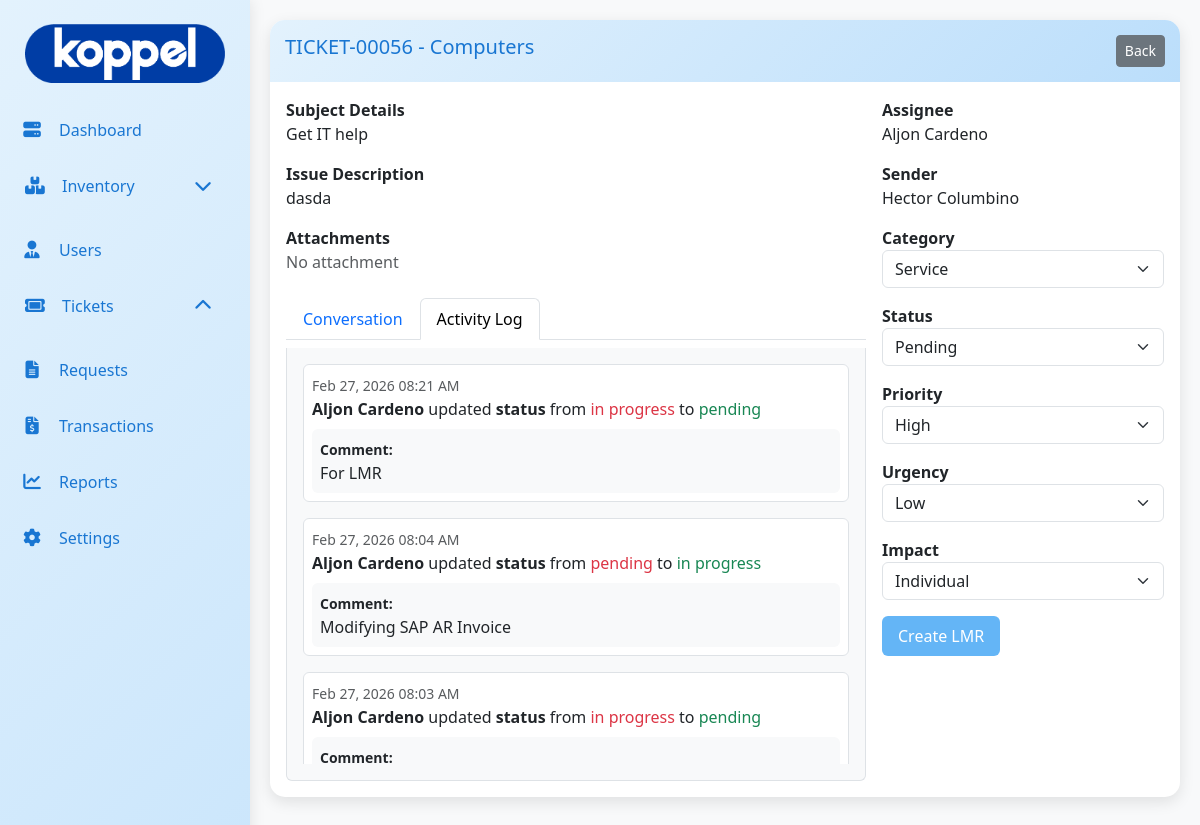
Before: /admin/ticket/view_ticket.php?ticket_id=56 (signed in) with the older database file.
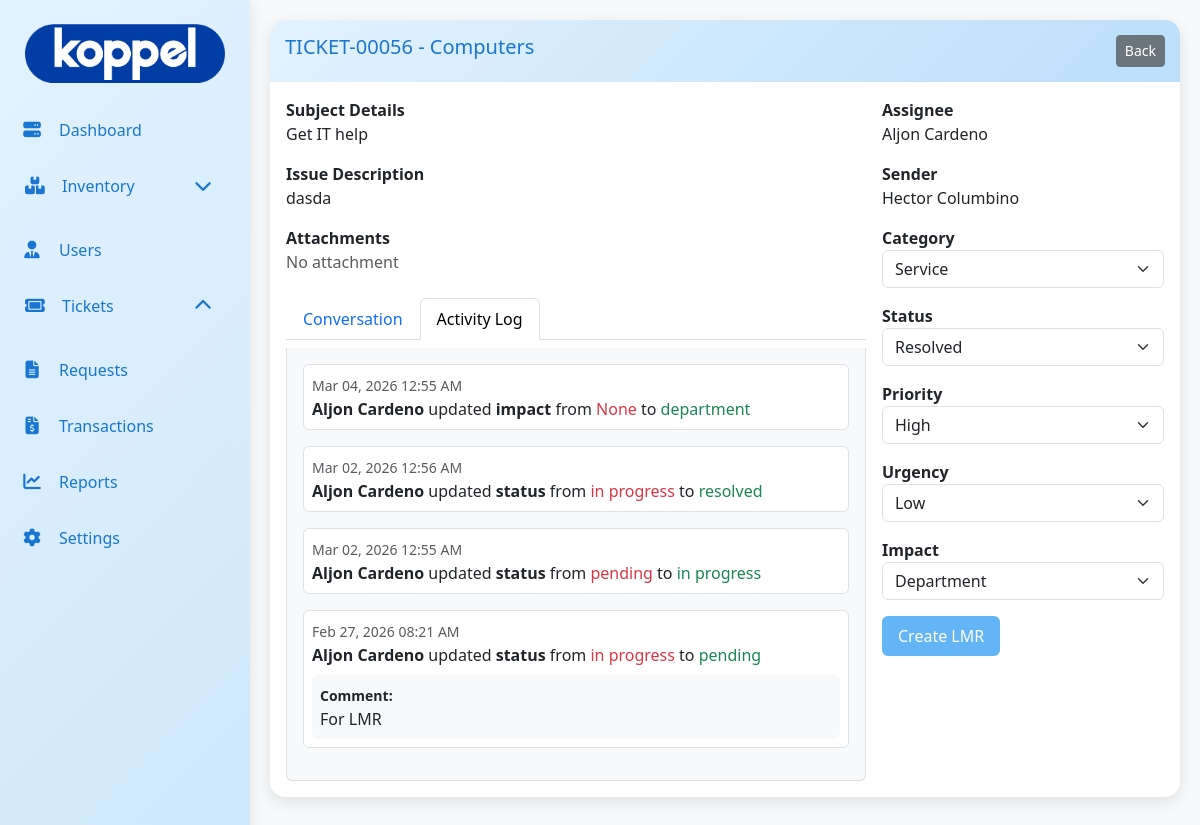
After: the same page with the newer database file.
### tables this page shows
CREATE TABLE `ticket_logs` (
  `log_id` int(11) NOT NULL,
  `ticket_id` int(11) NOT NULL,
  `changed_by` int(11) NOT NULL,
  `action_type` varchar(50) NOT NULL,
  `field_name` varchar(50) NOT NULL,
  `old_value` text DEFAULT NULL,
  `new_value` text DEFAULT NULL,
  `created_at` timestamp NOT NULL DEFAULT current_timestamp(),
  `comment` text DEFAULT NULL,
  `is_public` tinyint(1) DEFAULT 1
);

CREATE TABLE `user_tb` (
  `user_id` int(11) NOT NULL,
  `emp_id` varchar(50) NOT NULL,
  `fullname` varchar(150) NOT NULL,
  `position` varchar(100) NOT NULL,
  `email` varchar(150) DEFAULT NULL,
  `department` varchar(100) DEFAULT NULL,
  `company` varchar(50) NOT NULL,
  `area` varchar(150) NOT NULL,
  `user_type` varchar(30) NOT NULL,
  `date_hired` timestamp NOT NULL DEFAULT current_timestamp() ON UPDATE current_timestamp(),
  `date_resigned` varchar(100) DEFAULT NULL,
  `created_at` timestamp NOT NULL DEFAULT current_timestamp(),
  `password` varchar(255) DEFAULT NULL,
  `is_active` tinyint(1) NOT NULL DEFAULT 1,
  `reset_token` varchar(255) DEFAULT NULL,
  `reset_token_expiry` datetime DEFAULT NULL
);

CREATE TABLE `ticket_tb` (
  `ticket_id` int(11) NOT NULL,
  `ticket_number` varchar(20) DEFAULT NULL,
  `user_id` int(11) DEFAULT NULL,
  `fullname` varchar(100) DEFAULT NULL,
  `email` varchar(100) DEFAULT NULL,
  `company` varchar(100) DEFAULT NULL,
  `department` varchar(100) DEFAULT NULL,
  `priority` varchar(50) NOT NULL,
  `urgency` varchar(50) NOT NULL,
  `impact` varchar(70) NOT NULL,
  `ticket_category` varchar(20) DEFAULT NULL,
  `subject` varchar(150) DEFAULT NULL,
  `subject_details` varchar(200) DEFAULT NULL,
  `issue` text DEFAULT NULL,
  `status` varchar(20) DEFAULT 'open',
  `date_created` timestamp NOT NULL DEFAULT current_timestamp(),
  `assigned_to` int(11) NOT NULL
);

### admin/ticket/view_ticket.php (the view, shortened to what the changed rows need)
<?php
include '../db/db.php';
$currentUserId = $_SESSION['user_id'] ?? null;
$ticket_id = $_GET['ticket_id'] ?? null;
$sql = "SELECT
            t.*,
            u.fullname AS reporter,
            a.fullname AS assignee
        FROM ticket_tb t
        LEFT JOIN user_tb u ON t.user_id = u.user_id
        LEFT JOIN user_tb a ON t.assigned_to = a.user_id
        WHERE t.ticket_id = ?";
        $stmt = $conn->prepare($sql);
        $stmt->bind_param("i", $ticket_id);
        $stmt->execute();
        $ticket = $stmt->get_result()->fetch_assoc();
        $attachStmt = $conn->prepare("
            SELECT file_name, file_path
            FROM ticket_attachments
            WHERE ticket_id = ?
        ");
        $attachStmt->bind_param("i", $ticket_id);
        $attachStmt->execute();
        $attachments = $attachStmt->get_result();
        $finalStatuses = ['closed'];
        $canAssignTicket = !in_array($ticket['status'], $finalStatuses);
        $canEditStatus = (
            $ticket['assigned_to'] == $currentUserId
            && !in_array($ticket['status'], $finalStatuses)
        );
        $statusFlow = [
            'waiting for support' => ['waiting for support','waiting for customer','in progress','escalated','pending','canceled','resolved'],
            'pending' => ['pending','waiting for support','in progress','canceled','resolved'],
            'waiting for customer' => ['waiting for customer','waiting for support','escalated','canceled','resolved'],
            'in progress' => ['in progress','pending','canceled','resolved'],
            'escalated' => ['escalated','in progress'],
            'canceled' => ['canceled','closed', 'reopened'],
            'resolved' => ['resolved','closed', 'reopened'],
            'reopened' => ['reopened','waiting for support','waiting for customer','in progress','escalated','pending','canceled','resolved'],
            'closed' => ['closed']
        ];
        $currentStatus   = $ticket['status'];
        $allowedStatuses = $statusFlow[$currentStatus] ?? [$currentStatus];
?>
<!DOCTYPE html>
<html lang="en">
<head>
<link href="https://cdn.jsdelivr.net/npm/bootstrap@5.3.0/dist/css/bootstrap.min.css" rel="stylesheet">
<link href="../asset/css/main.css" rel="stylesheet">
<link href="../asset/css/menu.css" rel="stylesheet">
</head>
<body>
<div class="main-content d-flex">
<?php include 'ticket_sidebar.php'; ?>
<div class="content flex-grow-1">
<div class="card">
<div class="card-header d-flex justify-content-between">
<h5><?= htmlspecialchars($ticket['ticket_number']) ?> - <?= htmlspecialchars($ticket['subject']) ?></h5>
<a href="#" onclick="window.history.back(); return false;" class="btn btn-secondary btn-sm">Back</a>
</div>
<div class="card-body">
<div class="row g-3">
<div class="col-md-8">
<label class="fw-bold">Subject Details</label>
<div class="mb-3"><?= htmlspecialchars($ticket['subject_details']) ?></div>
<label class="fw-bold">Issue Description</label>
<div class="mb-3"><?= nl2br(htmlspecialchars($ticket['issue'])) ?></div>
<label class="fw-bold">Attachments</label>
<div class="mb-4">
<?php if ($attachments->num_rows > 0): ?>
    <?php while($file = $attachments->fetch_assoc()): ?>
        <div class="d-flex align-items-center mb-2">
        <button
            class="btn btn-sm btn-outline-secondary me-2 preview-file"
            data-file="<?= htmlspecialchars($file['file_path']) ?>"
            data-name="<?= htmlspecialchars($file['file_name']) ?>"
        ><i class="fa-solid fa-eye"></i>
            <?= htmlspecialchars($file['file_name']) ?>
        </button>
            <a href="<?= htmlspecialchars($file['file_path']) ?>"
               download
               class="btn btn-sm btn-outline-primary">
                Download
            </a>
        </div>
    <?php endwhile; ?>
<?php else: ?>
    <span class="text-muted">No attachment</span>
<?php endif; ?>
</div>
<ul class="nav nav-tabs mb-2">
    <li class="nav-item">
    </li>
    <li class="nav-item">
    </li>
</ul>
<div class="tab-content border border-top-0 rounded-bottom p-3 bg-light">
<div class="tab-pane show active" id="activityTab">
<div id="activityLog" style="max-height:400px; overflow-y:auto;">
<?php
$role = $_SESSION['user_type'];
if ($role === 'admin') {
    $logStmt = $conn->prepare("
        SELECT l.*, u.fullname
        FROM ticket_logs l
        JOIN user_tb u ON l.changed_by = u.user_id
        WHERE l.ticket_id = ?
        ORDER BY l.created_at DESC
    ");
}
$logStmt->bind_param("i", $ticket_id);
$logStmt->execute();
$logs = $logStmt->get_result();
while ($log = $logs->fetch_assoc()):
?>
<div class="mb-3 p-2 border rounded bg-white">
    <small class="text-muted"><?= date("M d, Y h:i A", strtotime($log['created_at'])) ?></small><br>
    <?php if ($log['action_type'] === 'assign'): ?>
        Ticket assigned to <strong><?= htmlspecialchars($log['fullname']) ?></strong>
    <?php elseif ($log['action_type'] === 'escalated'): ?>
            <strong><?= htmlspecialchars($log['fullname']) ?></strong>
        escalated the ticket
    <?php else: ?>
            <strong><?= htmlspecialchars($log['fullname']) ?></strong>
        updated <b><?= htmlspecialchars($log['field_name']) ?></b>
        from <span class="text-danger"><?= htmlspecialchars($log['old_value']) ?></span>
        to <span class="text-success"><?= htmlspecialchars($log['new_value']) ?></span>
    <?php endif; ?>
    <?php if (!empty($log['comment'])): ?>
        <div class="mt-2 p-2 rounded <?= $log['is_public'] ? 'bg-light' : 'bg-warning-subtle border border-warning' ?>">
            <small class="fw-bold"><?= $log['is_public'] ? 'Comment:' : 'Internal Note:' ?></small><br>
            <?= nl2br(htmlspecialchars($log['comment'])) ?>
        </div>
    <?php endif; ?>
</div>
<?php endwhile; ?>
</div>
</div>
</div>
</div>
<div class="col-md-4">
<label class="fw-bold">Assignee</label>
<div class="mb-3" id="assigneeContainer">
<?php if ($ticket['assigned_to'] == 1 && $canAssignTicket): ?>
<button class="btn btn-link p-0 fw-bold text-primary" id="assignToMeBtn">
    Assign to me
</button>
<?php else: ?>
<?= htmlspecialchars($ticket['assignee'] ?? 'Unassigned') ?>
<?php endif; ?>
</div>
<label class="fw-bold">Sender</label>
<div class="mb-3"><?= htmlspecialchars($ticket['reporter']) ?></div>
<label class="fw-bold">Category</label>
<select class="form-select mb-3 live-update" data-field="ticket_category">
<?php foreach(['incident','service','change'] as $c): ?>
<option value="<?= $c ?>" <?= $ticket['ticket_category']===$c?'selected':'' ?>><?= ucfirst($c) ?></option>
<?php endforeach; ?>
</select>
<label class="fw-bold">Status</label>
<select class="form-select mb-3 live-update"
        data-field="status"
        id="statusSelect"
        <?= !$canEditStatus ? 'disabled' : '' ?>>
<?php foreach ($allowedStatuses as $s): ?>
<option value="<?= $s ?>" <?= $currentStatus === $s ? 'selected' : '' ?>><?= ucfirst($s) ?></option>
<?php endforeach; ?>
</select>
<label class="fw-bold">Priority</label>
<select class="form-select mb-3 live-update" data-field="priority">
<?php foreach(['low','medium','high', 'highest'] as $p): ?>
<option value="<?= $p ?>" <?= $ticket['priority']===$p?'selected':'' ?>><?= ucfirst($p) ?></option>
<?php endforeach; ?>
</select>
<label class="fw-bold">Urgency</label>
<select class="form-select mb-3 live-update" data-field="urgency">
<?php foreach(['low','medium','high' ,'critical'] as $u): ?>
<option value="<?= $u ?>" <?= ($ticket['urgency']??'medium')===$u?'selected':'' ?>><?= ucfirst($u) ?></option>
<?php endforeach; ?>
</select>
<label class="fw-bold">Impact</label>
<select class="form-select mb-3 live-update" data-field="impact">
<?php foreach(['individual','department','organization','extensive'] as $i): ?>
<option value="<?= $i ?>" <?= ($ticket['impact']??'moderate')===$i?'selected':'' ?>><?= ucfirst($i) ?></option>
<?php endforeach; ?>
</select>
    <a href="../request/add_request.php?ticket_id=<?= $ticket_id ?>" class="btn btn-primary">
        Create LMR
    </a>
</div>
</div>
</div>
</div>
</div>
</div>
</body>
</html>

Changed rows visible on the page:
no longer on this page (row unchanged): ticket_logs: created_at "Feb 27, 2026 08:04 AM", changed_by.fullname "Aljon Cardeno", field_name "status", old_value "pending", new_value "in progress", shows "Comment:", comment "Modifying SAP AR Invoice"
no longer on this page (row unchanged): ticket_logs: created_at "Feb 27, 2026 08:03 AM", changed_by.fullname "Aljon Cardeno", field_name "status", old_value "in progress", new_value "pending", shows "Comment:"
changed ticket_tb "TICKET-00056": status+assigned_to "Pending" → "Resolved"; impact (not shown) → "Department"
added ticket_logs: created_at "Mar 04, 2026 12:55 AM", changed_by.fullname "Aljon Cardeno", field_name "impact", old_value "None", new_value "department"
added ticket_logs: created_at "Mar 02, 2026 12:56 AM", changed_by.fullname "Aljon Cardeno", field_name "status", old_value "in progress", new_value "resolved"
added ticket_logs: created_at "Mar 02, 2026 12:55 AM", changed_by.fullname "Aljon Cardeno", field_name "status", old_value "pending", new_value "in progress"
Other visible differences:
form field value: "Individual" → (not shown)
